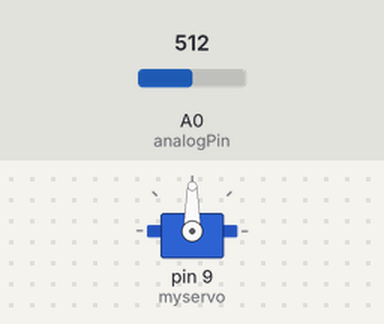
The sketch below on a simulated Arduino Uno, built with avr-gcc and run on an emulated ATmega328P. Shown: servo. The inputs (shaded band) are chosen by the test bench; at power-on: A0 (analogPin) = 512.

Above: at 1.2 s.
1.3 s: A0 (analogPin) set to 716
At 2.1 s:
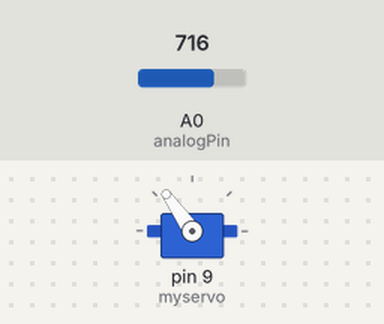
2.8 s: A0 (analogPin) set to 900
At 3.3 s:
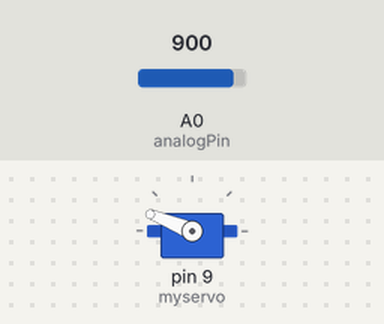
4.3 s: A0 (analogPin) set to 1023
At 5.5 s:
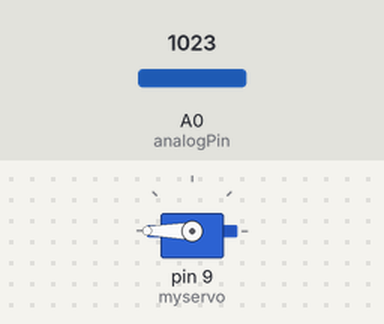
5.8 s: A0 (analogPin) set to 306
At 6.8 s:
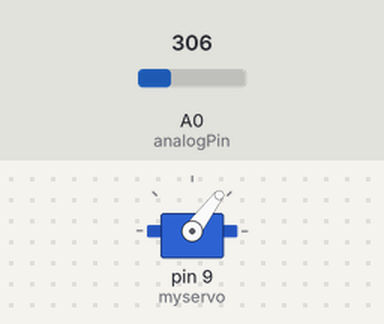
7.3 s: A0 (analogPin) set to 122
At 7.9 s:
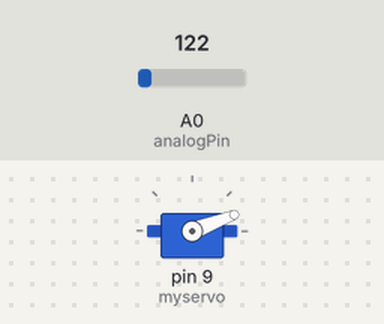
Timing chart, 0 to 9.8 s (numbered marks = the images above; inputs shaded):
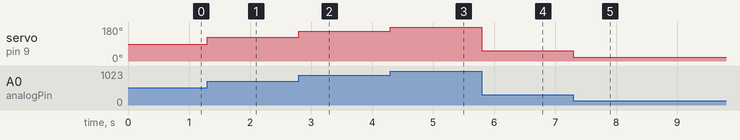

Measured:
- after the input at 1.3 s, servo on pin 9 (myservo): 90° → 125° at once
- after the input at 2.8 s, servo on pin 9 (myservo): 125° → 158° at once
- after the input at 4.3 s, servo on pin 9 (myservo): 158° → 180° at once
- after the input at 5.8 s, servo on pin 9 (myservo): 180° → 53° at once
- after the input at 7.3 s, servo on pin 9 (myservo): 53° → 21° at once

The sketch:

6.2.ino
```cpp
#include <Servo.h>
Servo myservo;// create servo object to control a servo
int val = 0;// variable to read the value from the analog pin
int analogPin = A0;
float volt = 0; //Voltaje a mostrar
int posServo=0;

void setup() {
  myservo.attach(9);// attaches the servo on pin 9 to the servo object
}

void loop() {
  val = analogRead(analogPin);// leemos el valor del potenciómetro

  posServo=map(val,0,1023,0,180);

  myservo.write(posServo);
  //delay(500); //Espero medio segundo
}
```
